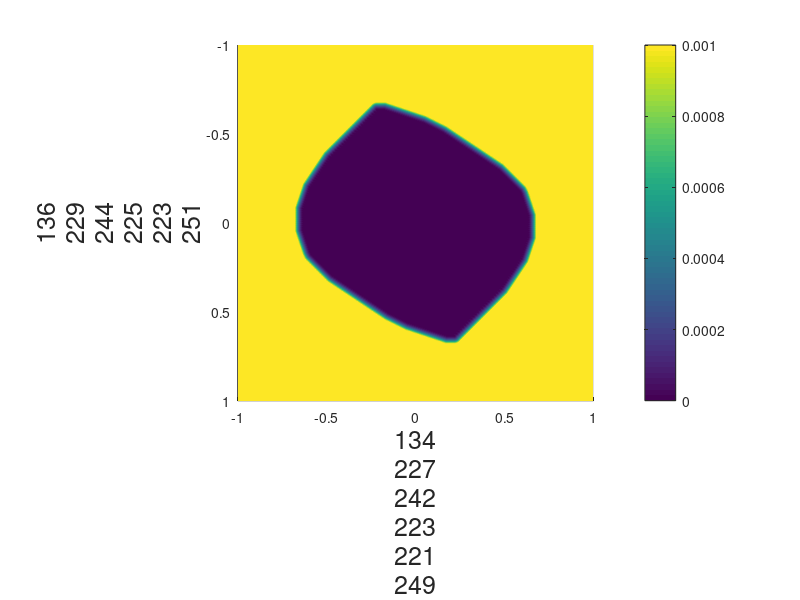

Write MATLAB code to recreate this figure. (Note: this script raises an error after producing the figure.)

clear all;
%% Take a values of modulation index 

%% Create Solver

harmonics = [1 3]';
N1 = 500;
N2 = 500;
bT1_span = linspace(-1,1,N1);
bT2_span = linspace(-1,1,N2);
%
[bT1_ms,bT2_ms] = meshgrid(bT1_span,bT2_span);
%
f_span = [-1,1,0];

Nt = 80;
T = pi/2;
tspan = linspace(0,T,Nt);
dt = tspan(2) - tspan(1);
%%
[bT1_ms_2,bT2_ms_2,f_ms_2] = meshgrid(bT1_span,bT2_span,f_span);

F2_1 = @(t) bT1_ms_2 -dt*(2/pi)*sin(harmonics(1)*t).*f_ms_2;
F2_2 = @(t) bT2_ms_2 -dt*(2/pi)*sin(harmonics(2)*t).*f_ms_2;

%%
V = zeros(N1,N2,Nt);
%
V(:,:,end) = 0.5*(bT1_ms.^2 + bT2_ms.^2)';

%V(V<1e-4) = 0;
for it = (Nt-1):-1:1
    
    bT1n_ms = F2_1(tspan(it));
    bT2n_ms = F2_2(tspan(it));
    %
    [~,ind1_ms] = min(abs(bT1n_ms - reshape(bT1_span,N1,1,1)),[],1);
    [~,ind2_ms] = min(abs(bT2n_ms - reshape(bT2_span,1,N2,1)),[],2);
    %%%%%%%%%%%%%%%%%%%%%%%%%%%%%%%%%%%%%%%%%%%%%%%%

    ind1_ms_minus = reshape(ind1_ms(:,:,1),N1,1);
    ind2_ms_minus = reshape(ind2_ms(:,:,1),N2,1);
    
    Vminus  = V(ind1_ms_minus,ind2_ms_minus,it+1);
   
    %%%%%%%%%%%%%%%%%%%%%%%%%%%%%%%%%%%%%%%%%%%%%%%%
    ind1_ms_plus = reshape(ind1_ms(:,:,2),N1,1);
    ind2_ms_plus = reshape(ind2_ms(:,:,2),N2,1);

    Vplus  = V(ind1_ms_plus,ind2_ms_plus,it+1);

    %%%%%%%%%%%%%%%%%%%%%%%%%%%%%%%%%%%%%%%%%%%%%%%%

    ind1_ms_zero = reshape(ind1_ms(:,:,3),N1,1);
    ind2_ms_zero = reshape(ind2_ms(:,:,3),N2,1);

    Vzero  = V(ind1_ms_zero,ind2_ms_zero,it+1);
    
    %%%%%%%%%%%%%%%%%%%%%%%%%%%%%%%%%%%%%%%%%%%%%%%%
    
    V(:,:,it) = min(cat(3,Vminus,Vplus,Vzero),[],3);

end

%V(V< 1e-) = 0;
%%
clf
isurf = surf(bT1_ms,bT2_ms,V(:,:,1));
zlim([-1 1])
caxis([0 1e-3])

view(0,-90)
xlabel("\beta_{"+harmonics(1)+"}","FontSize",18)
ylabel("\beta_{"+harmonics(2)+"}","FontSize",18)
colorbar
shading interp

ititle = title('');
daspect([1 1 1])
for it = (Nt):-2:1
    isurf.ZData = V(:,:,it);
    ititle.String = "V_t(\beta_{"+harmonics(1)+"},\beta_{"+harmonics(2)+"}) | t = "+num2str(tspan(it)/pi,'%.2f')+"\pi";
    pause(0.1)
end
%%
% clf
% isurf = surf(bT1_ms,bT2_ms,V(:,:,1));
% zlim([-1 1])
% caxis([0 1e-3])
% view(0,-90)
% xlabel("\beta_{"+harmonics(1)+"}","FontSize",18)
% ylabel("\beta_{"+harmonics(2)+"}","FontSize",18)
% colorbar
% shading interp
% 
% ititle = title('');
% daspect([1 1 1])
% for it = 1:Nt
%     isurf.ZData = V(:,:,it);
%     ititle.String = "V_t(\beta_{"+harmonics(1)+"},\beta_{"+harmonics(2)+"}) | t = "+num2str(tspan(it)/pi,'%.2f')+"\pi";
%     pause(0.1)
% end
%%


bT_time = zeros(2,Nt);
bT_time(:,1)= [0.1;0.3];

f_time = zeros(1,Nt-1);

indexs = 1:3;

F = @(t,f) -(2/pi)*sin(harmonics*t)*f;


for it = 2:(Nt)

   bTc = bT_time(:,it-1);
   for ifs = 1:3
        bTn = bTc + (2*dt)*F(tspan(it),f_span(ifs));
        %
        [~,ind1] = min(abs(bTn(1) - bT1_span));
        [~,ind2] = min(abs(bTn(2) - bT2_span));

        Va(ifs) = V(ind1,ind2,it);
   end
   [Va_min,ind_f] = min(Va);
%    
%    if  sum(Va) ~= 0
%           [~,ind1c] = min(abs(bTc(1) - bT1_span));
%     [~,ind2c] = min(abs(bTc(2) - bT2_span));
% 
%        Va
%       V((ind1c-2):ind1c+2,(ind2c-2):ind2c+2,it)
%      
%    end
   Va_min
   if sum(Va == Va_min) > 1 && it>2
       posibles_ind_f = indexs(Va == Va_min);
       if false
            if ismember(f_time(it-2),f_span(posibles_ind_f))
               ind_f = find(f_time(it-2) == f_span);
            else
               ind_f = randsample(posibles_ind_f,1);
            end
       else
           %ind_f = randsample(posibles_ind_f,1);
           [~,newposibles] = min(abs(f_time(it-2) - f_span(posibles_ind_f)));
           ind_f = posibles_ind_f(newposibles);
       end
   end
    
  
   f_time(it-1)  = f_span(ind_f);
   bT_time(:,it) = bT_time(:,it-1) + dt*F(tspan(it),f_span(ind_f));
    
end

%%
figure(2)
clf
subplot(2,1,1)
isurf = surf(bT1_ms,bT2_ms,V(:,:,1));
zlim([-1 1])
caxis([0 1e-3])
view(0,-90)
xlabel("\beta_{"+harmonics(1)+"}","FontSize",18)
ylabel("\beta_{"+harmonics(2)+"}","FontSize",18)
colorbar
shading interp

hold on 
iplot= plot3(bT_time(1,1),bT_time(2,1),-1,'Marker','.','MarkerSize',30,'Color','g');

ititle = title('');
daspect([1 1 1])

subplot(2,2,3)
hold on 
plot(bT_time')
yline(0)

subplot(2,2,4)
hold on
plot(tspan(1:end-1),f_time)
yline(0)
ylim([-2 2])

for it = 2:(Nt)

   bTc = bT_time(:,it-1);
   bT_time(:,it) = bT_time(:,it-1) + dt*F(tspan(it-1),f_time(it-1));
   
   isurf.ZData = V(:,:,it);
   ititle.String = "V_t(\beta_{"+harmonics(1)+"},\beta_{"+harmonics(2)+"}) | t = "+num2str(tspan(it)/pi,'%.2f')+"\pi";
   
   iplot.XData = bT_time(1,it); 
   iplot.YData = bT_time(2,it);

   pause(0.01)
    
end
%%

